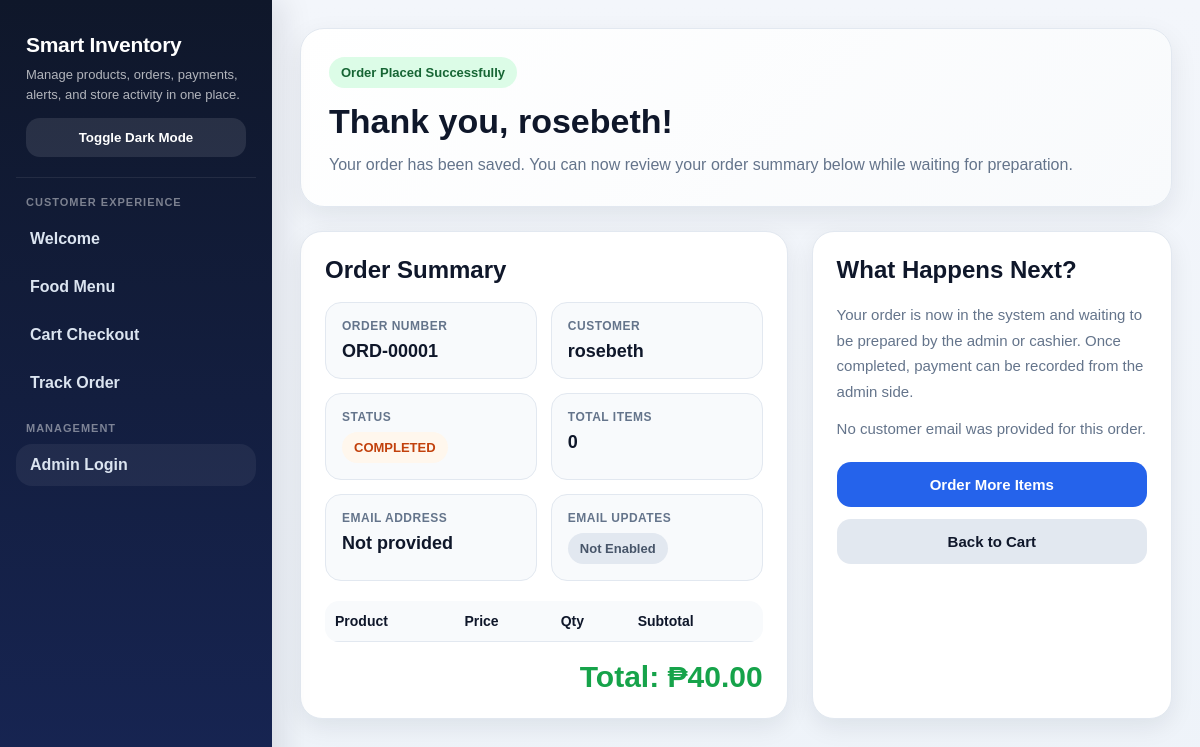
The page /order-success/1/ on the database its author committed.
### store/models.py (models this page shows, shortened)
class Order(models.Model):
    STATUS_CHOICES = [
        ('PENDING', 'Pending'),
        ('PREPARING', 'Preparing'),
        ('COMPLETED', 'Completed'),
        ('CANCELLED', 'Cancelled'),
    ]
    customer_name = models.CharField(max_length=150)
    customer_email = models.EmailField(blank=True, default='')
    wants_email_updates = models.BooleanField(default=False)
    order_number = models.CharField(max_length=20, unique=True, blank=True)
    total_price = models.DecimalField(max_digits=10, decimal_places=2, default=Decimal('0.00'))
    status = models.CharField(max_length=20, choices=STATUS_CHOICES, default='PENDING')
    stock_deducted = models.BooleanField(default=False)
    created_at = models.DateTimeField(auto_now_add=True)
    @property
    def total_items(self):
        return sum(item.quantity for item in self.items.all())

### store/views.py (the view)
# urls.py: path('order-success/<int:order_id>/', views.order_success, name='order_success'),
def order_success(request, order_id):
    order = get_object_or_404(
        Order.objects.prefetch_related('items__product'),
        id=order_id
    )
    return render(request, 'store/order_success.html', {
        'order': order,
        'is_admin_mode': is_store_admin(request),
    })

### store/views.py (called while the page is built)
def is_store_admin(request):
    return request.session.get('store_admin_unlocked', False)

### store/templates/store/order_success.html (shortened to what this page needs)
{% extends 'store/base.html' %}
{% block content %}
<div class="success-page">
    <div class="success-hero">
        <span class="success-badge">Order Placed Successfully</span>
        <div class="success-title">Thank you, {{ order.customer_name }}!</div>
        <div class="success-subtitle">
            Your order has been saved. You can now review your order summary below while waiting for preparation.
        </div>
    </div>
    <div class="summary-grid">
        <div class="summary-card">
            <div class="card-title">Order Summary</div>
            <div class="meta-grid">
                <div class="meta-box">
                    <div class="meta-label">Order Number</div>
                    <div class="meta-value">{{ order.order_number }}</div>
                </div>
                <div class="meta-box">
                    <div class="meta-label">Customer</div>
                    <div class="meta-value">{{ order.customer_name }}</div>
                </div>
                <div class="meta-box">
                    <div class="meta-label">Status</div>
                    <div class="meta-value">
                        <span class="status-pill">{{ order.status }}</span>
                    </div>
                </div>
                <div class="meta-box">
                    <div class="meta-label">Total Items</div>
                    <div class="meta-value">{{ order.total_items }}</div>
                </div>
                <div class="meta-box">
                    <div class="meta-label">Email Address</div>
                    <div class="meta-value">
                        {% if order.customer_email %}
                            {{ order.customer_email }}
                        {% else %}
                            Not provided
                        {% endif %}
                    </div>
                </div>
                <div class="meta-box">
                    <div class="meta-label">Email Updates</div>
                    <div class="meta-value">
                        {% if order.wants_email_updates and order.customer_email %}
                            <span class="email-pill-on">Enabled</span>
                        {% else %}
                            <span class="email-pill-off">Not Enabled</span>
                        {% endif %}
                    </div>
                </div>
            </div>
            <table class="items-table">
                <tr>
                    <th>Product</th>
                    <th>Price</th>
                    <th>Qty</th>
                    <th>Subtotal</th>
                </tr>
            </table>
            <div class="total-box">
                Total: ₱{{ order.total_price }}
            </div>
        </div>
        <div class="summary-card">
            <div class="card-title">What Happens Next?</div>
            <p class="summary-note">
                Your order is now in the system and waiting to be prepared by the admin or cashier.
                Once completed, payment can be recorded from the admin side.
            </p>
            {% if order.wants_email_updates and order.customer_email %}
                <p class="summary-note" style="margin-top:12px;">
                    Email updates are turned on for <strong>{{ order.customer_email }}</strong>.
                    You may receive updates when payment is recorded and when the order is completed.
                </p>
            {% elif order.customer_email %}
                <p class="summary-note" style="margin-top:12px;">
                    An email address was provided, but update notifications were not enabled.
                </p>
            {% else %}
                <p class="summary-note" style="margin-top:12px;">
                    No customer email was provided for this order.
                </p>
            {% endif %}
            <div class="action-stack">
                <a href="{% url 'food_menu' %}" class="big-btn primary-btn">Order More Items</a>
                <a href="{% url 'cart_view' %}" class="big-btn light-btn">Back to Cart</a>
            </div>
        </div>
    </div>
</div>
{% endblock %}

### store/templates/store/base.html (style rules this page uses)
:root { --bg: #f3f6fb; --bg-soft: #eef3f9; --surface: #ffffff; --surface-soft: #f8fafc; --sidebar: #0f172a; --sidebar-2: #172554; --sidebar-text: #dbe4f0; --text: #0f172a; --muted: #64748b; --border: #e2e8f0; --primary: #2563eb; --primary-hover: #1d4ed8; --success: #16a34a; --danger: #dc2626; --warning: #f59e0b; --info: #2563eb; --shadow-sm: 0 6px 18px rgba(15, 23, 42, 0.06); --shadow-md: 0 10px 28px rgba(15, 23, 42, 0.10); --radius: 18px; --radius-sm: 12px; }
* { box-sizing: border-box; margin: 0; padding: 0; font-family: Arial, sans-serif; }
html { scroll-behavior: smooth; }
body { background: linear-gradient(180deg, var(--bg) 0%, var(--bg-soft) 100%); color: var(--text); transition: background 0.25s ease, color 0.25s ease; }
a { color: inherit; }
table { width: 100%; border-collapse: collapse; overflow: hidden; border-radius: 14px; }
table th, table td { padding: 14px 12px; border-bottom: 1px solid var(--border); text-align: left; vertical-align: middle; color: var(--text); }
table th { background: var(--surface-soft); font-size: 14px; font-weight: 800; }

### store/templates/store/order_success.html (style rules this page uses)
.success-page { max-width: 1100px; margin: 0 auto; }
.success-hero { background: linear-gradient(135deg, #ffffff, #f8fafc); border-radius: 24px; padding: 28px; box-shadow: 0 10px 28px rgba(15, 23, 42, 0.08); margin-bottom: 24px; border: 1px solid #e2e8f0; }
.success-badge { display: inline-block; background: #dcfce7; color: #166534; padding: 8px 12px; border-radius: 999px; font-size: 13px; font-weight: 800; margin-bottom: 14px; }
.success-title { font-size: 34px; font-weight: 900; color: #0f172a; margin-bottom: 10px; }
.success-subtitle { color: #64748b; line-height: 1.7; font-size: 16px; }
.summary-grid { display: grid; grid-template-columns: 1.15fr 0.85fr; gap: 24px; }
.summary-card { background: white; border-radius: 22px; padding: 24px; box-shadow: 0 8px 24px rgba(15, 23, 42, 0.08); border: 1px solid #e2e8f0; }
.card-title { font-size: 24px; font-weight: 900; margin-bottom: 18px; color: #0f172a; }
.meta-grid { display: grid; grid-template-columns: repeat(2, 1fr); gap: 14px; margin-bottom: 20px; }
.meta-box { background: #f8fafc; border: 1px solid #e2e8f0; border-radius: 16px; padding: 16px; }
.meta-label { font-size: 12px; text-transform: uppercase; color: #64748b; font-weight: 800; margin-bottom: 8px; letter-spacing: 0.5px; }
.meta-value { font-size: 18px; font-weight: 900; color: #0f172a; word-break: break-word; }
.items-table { width: 100%; border-collapse: collapse; }
.items-table th, .items-table td { padding: 12px 10px; border-bottom: 1px solid #e2e8f0; text-align: left; }
.items-table th { background: #f8fafc; font-size: 14px; }
.total-box { margin-top: 18px; text-align: right; font-size: 30px; font-weight: 900; color: #16a34a; }
.status-pill { display: inline-block; padding: 8px 12px; border-radius: 999px; background: #fff7ed; color: #c2410c; font-size: 13px; font-weight: 800; }
.email-pill-off { display: inline-block; padding: 8px 12px; border-radius: 999px; background: #e2e8f0; color: #475569; font-size: 13px; font-weight: 800; }
.summary-note { color: #64748b; line-height: 1.7; font-size: 15px; }
.action-stack { display: flex; flex-direction: column; gap: 12px; margin-top: 20px; }
.big-btn { display: inline-flex; justify-content: center; align-items: center; padding: 14px 18px; border-radius: 14px; text-decoration: none; font-weight: 800; font-size: 15px; }
.primary-btn { background: #2563eb; color: white; }
.light-btn { background: #e2e8f0; color: #0f172a; }

### rows shown on the page
Order: customer_name "rosebeth", order_number "ORD-00001", status "COMPLETED", total_items "0", total_price "40.00"
